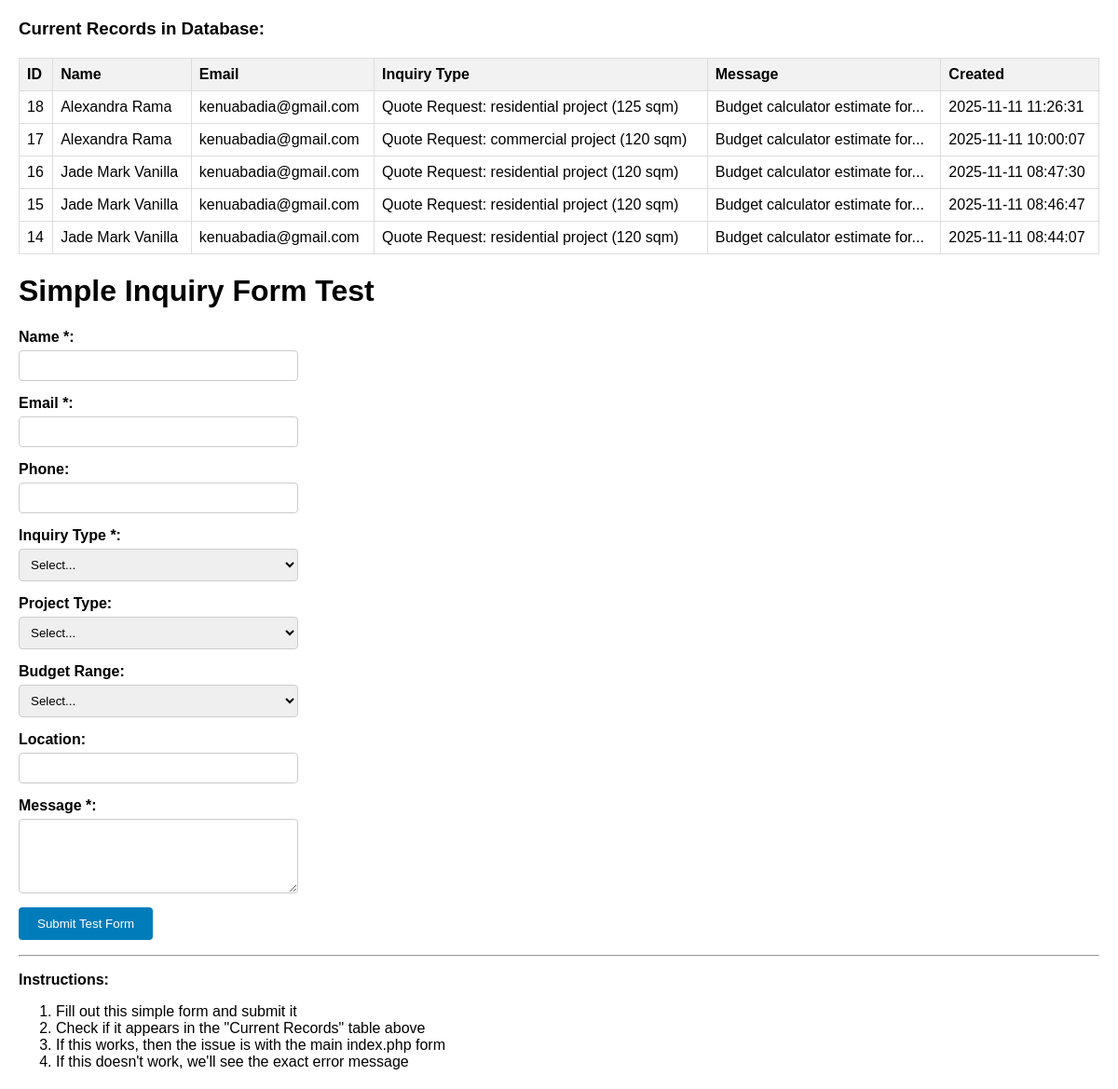
/simple_form_test.php, run on the app's committed database.
### tables this page shows
CREATE TABLE `public_inquiries` (
  `id` int(11) NOT NULL,
  `name` varchar(150) DEFAULT NULL,
  `email` varchar(150) DEFAULT NULL,
  `phone` varchar(50) DEFAULT NULL,
  `inquiry_type` varchar(100) DEFAULT NULL,
  `project_type` varchar(150) DEFAULT NULL,
  `budget_range` varchar(100) DEFAULT NULL,
  `message` text DEFAULT NULL,
  `location` varchar(255) DEFAULT NULL,
  `status` varchar(50) DEFAULT 'new',
  `created_at` timestamp NOT NULL DEFAULT current_timestamp(),
  `assigned_to` int(11) DEFAULT NULL
);

### simple_form_test.php (the view, shortened to what this page needs)
<?php
include 'db.php';
echo "<h3>Current Records in Database:</h3>";
$records = $conn->query("SELECT * FROM public_inquiries ORDER BY created_at DESC LIMIT 5");
if ($records && $records->num_rows > 0) {
    echo "<table border='1' style='border-collapse: collapse; width: 100%;'>";
    echo "<tr><th>ID</th><th>Name</th><th>Email</th><th>Inquiry Type</th><th>Message</th><th>Created</th></tr>";
    while ($row = $records->fetch_assoc()) {
        echo "<tr>";
        echo "<td>" . $row['id'] . "</td>";
        echo "<td>" . htmlspecialchars($row['name']) . "</td>";
        echo "<td>" . htmlspecialchars($row['email']) . "</td>";
        echo "<td>" . htmlspecialchars($row['inquiry_type']) . "</td>";
        echo "<td>" . htmlspecialchars(substr($row['message'], 0, 30)) . "...</td>";
        echo "<td>" . $row['created_at'] . "</td>";
        echo "</tr>";
    }
    echo "</table>";
} else {
    echo "No records found.";
}
?>
<!DOCTYPE html>
<html>
<head>
</head>
<body>
    <h1>Simple Inquiry Form Test</h1>
    <form method="POST">
        <div class="form-group">
            <label for="name">Name *:</label>
            <input type="text" id="name" name="name" required>
        </div>
        <div class="form-group">
            <label for="email">Email *:</label>
            <input type="email" id="email" name="email" required>
        </div>
        <div class="form-group">
            <label for="phone">Phone:</label>
            <input type="text" id="phone" name="phone">
        </div>
        <div class="form-group">
            <label for="inquiry_type">Inquiry Type *:</label>
            <select id="inquiry_type" name="inquiry_type" required>
                <option value="">Select...</option>
            </select>
        </div>
        <div class="form-group">
            <label for="project_type">Project Type:</label>
            <select id="project_type" name="project_type">
                <option value="">Select...</option>
            </select>
        </div>
        <div class="form-group">
            <label for="budget_range">Budget Range:</label>
            <select id="budget_range" name="budget_range">
                <option value="">Select...</option>
            </select>
        </div>
        <div class="form-group">
            <label for="location">Location:</label>
            <input type="text" id="location" name="location">
        </div>
        <div class="form-group">
            <label for="message">Message *:</label>
            <textarea id="message" name="message" required></textarea>
        </div>
        <button type="submit">Submit Test Form</button>
    </form>
    <hr>
    <p><strong>Instructions:</strong></p>
    <ol>
        <li>Fill out this simple form and submit it</li>
        <li>Check if it appears in the "Current Records" table above</li>
        <li>If this works, then the issue is with the main index.php form</li>
        <li>If this doesn't work, we'll see the exact error message</li>
    </ol>
</body>
</html>

### simple_form_test.php (style rules this page uses)
body { font-family: Arial, sans-serif; margin: 20px; }
.form-group { margin-bottom: 15px; }
label { display: block; margin-bottom: 5px; font-weight: bold; }
input, select, textarea { width: 300px; padding: 8px; border: 1px solid #ccc; border-radius: 4px; }
textarea { height: 80px; }
button { background: #007cba; color: white; padding: 10px 20px; border: none; border-radius: 4px; cursor: pointer; }
table { border-collapse: collapse; width: 100%; margin-top: 20px; }
th, td { border: 1px solid #ddd; padding: 8px; text-align: left; }
th { background-color: #f2f2f2; }

### data on the page
public_inquiries: id "18", name "Alexandra Rama", email "kenuabadia@gmail.com", inquiry_type "Quote Request: residential project (125 sqm)", message "Budget calculator estimate for", created_at "2025-11-11 11:26:31"
public_inquiries: id "17", name "Alexandra Rama", email "kenuabadia@gmail.com", inquiry_type "Quote Request: commercial project (120 sqm)", message "Budget calculator estimate for", created_at "2025-11-11 10:00:07"
public_inquiries: id "16", name "Jade Mark Vanilla", email "kenuabadia@gmail.com", inquiry_type "Quote Request: residential project (120 sqm)", message "Budget calculator estimate for", created_at "2025-11-11 08:47:30"
public_inquiries: id "15", name "Jade Mark Vanilla", email "kenuabadia@gmail.com", inquiry_type "Quote Request: residential project (120 sqm)", message "Budget calculator estimate for", created_at "2025-11-11 08:46:47"
public_inquiries: id "14", name "Jade Mark Vanilla", email "kenuabadia@gmail.com", inquiry_type "Quote Request: residential project (120 sqm)", message "Budget calculator estimate for", created_at "2025-11-11 08:44:07"
